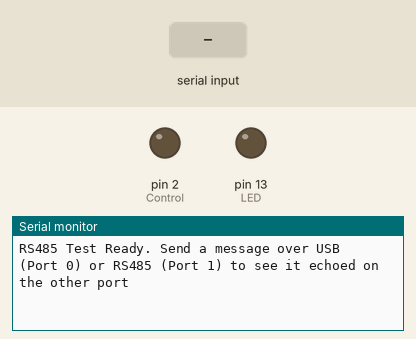
Simulated run of this sketch. Board: Arduino Leonardo, built with avr-gcc and run on an emulated ATmega32U4. Shown: output pins drawn as LEDs (lit = HIGH), the last lines printed to the serial monitor. The inputs (shaded band) are chosen by the test bench.

Above: at 1.2 s.
1.3 s: "1\n" received over Serial
At 3.5 s:
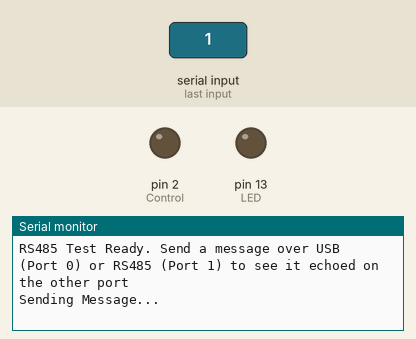
3.8 s: "1\n" received over the second serial link
At 5.6 s:
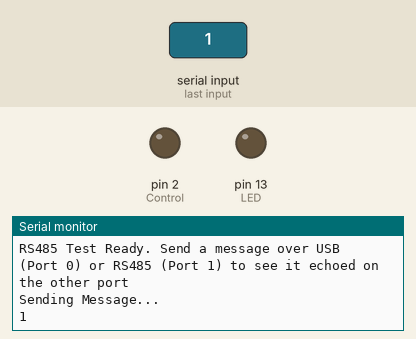

Measured:
- after the input at 1.3 s, the serial monitor: prints a new line after 1.0 s (image 1)
- after the input at 3.8 s, the serial monitor: prints a new line after 1.0 s (image 2)

The sketch:

RS485Test.ino
```cpp
/*
  This program is meant to help test the MercuryBoard's RS485 functions.

  This program is made to work with an Arduino Mega, since you can use USB on Port 0 and
  RS485 on Port 1. For setup, Leave jumpers off of RX/TX 0, and connect RX/TX 1 to RS485, with 485Mode
  jumpered to P2.

  By default, the RS485 serial channel is in "listen" mode. When a message is sent over USB, it is repeated
  over RS485. Similarly, when a message is received over RS485, it is repeated over the USB comm port.

  For visual feedback, the built in LED pin 13 mirrors the state of Pin 2 which controls the direction of
  data on the RS485 chip. When the LED is off, pin 2 is Low, and the RS485 channel is set to recieve data.

  Both ports are set to 9600 baud, 8 bits, No Parity 1 stop bit.


  ChangeLog:
  Version 1.0 - Initial Release

*/

const uint8_t LED = 13;
const uint8_t Control = 2;
const byte buffersize = 64;

char theMessage[buffersize];


void setup()
{
  pinMode(LED, OUTPUT);
  pinMode(Control, OUTPUT);

  Serial.begin(9600);
  Serial1.begin(9600);

  digitalWrite(LED, LOW);
  digitalWrite(Control, LOW);
  Serial.println("RS485 Test Ready. Send a message over USB (Port 0) or RS485 (Port 1) to see it echoed on the other port");


}

void loop()
{
  if (Serial.available()) {
    Serial.readBytesUntil('\r', theMessage, buffersize);
    Serial.println("Sending Message...");
    digitalWrite(LED, HIGH);
    digitalWrite(Control, HIGH);
    Serial1.println(theMessage);
    Serial1.flush();//wait for the message to finish transmitting
    delayMicroseconds(10);
    digitalWrite(LED, LOW);
    digitalWrite(Control, LOW);
    memset(theMessage, 0, sizeof(theMessage));
  }

  if (Serial1.available()) {
    Serial1.readBytesUntil('\r', theMessage, buffersize);
    Serial1.flush();//wait for the message to finish transmitting
    delayMicroseconds(10);
    digitalWrite(LED, LOW);
    digitalWrite(Control, LOW);
    Serial.println(theMessage);
    Serial.flush();//wait for the message to finish transmitting
    memset(theMessage, 0, sizeof(theMessage));
  }


}
```
